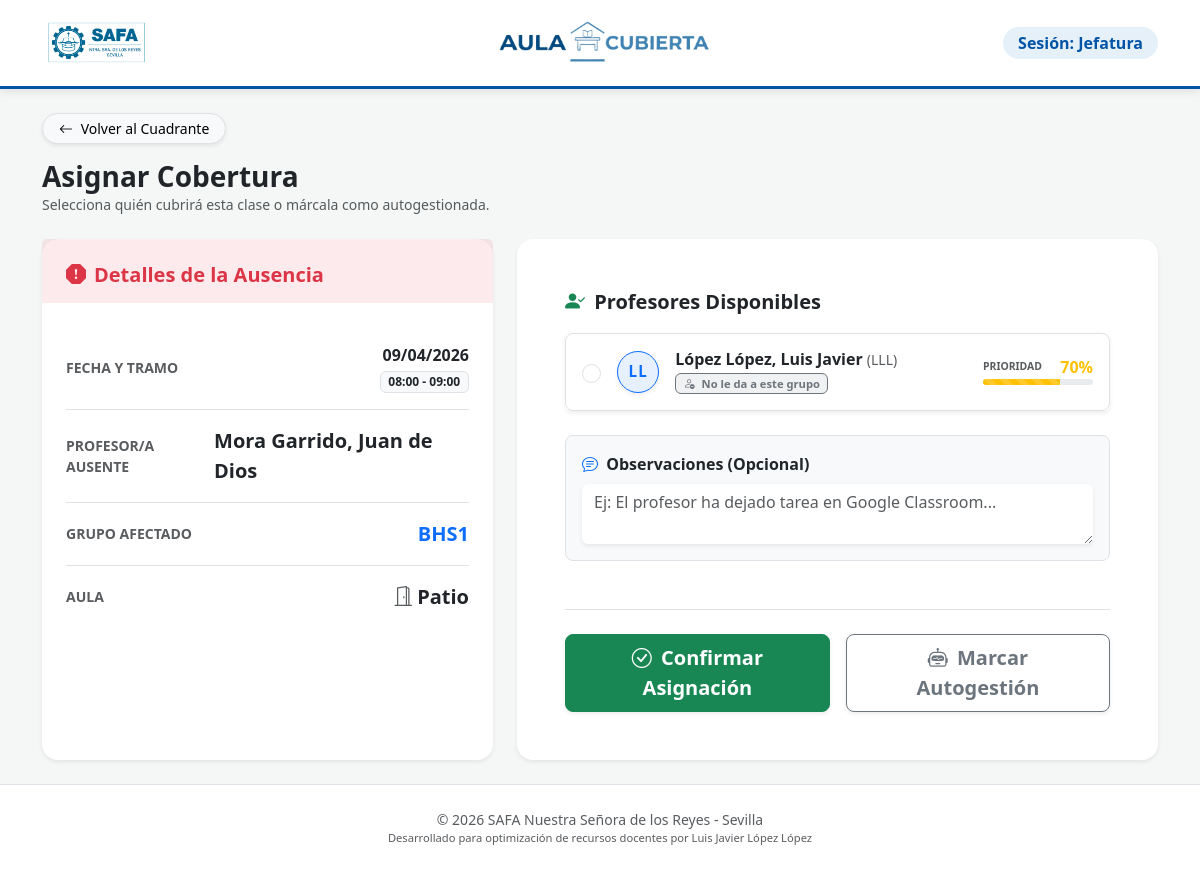
The page /asignar-guardia/6/ on the database its author committed.
### safa_guardias/models.py (models this page shows, shortened)
class RegistroGuardia(models.Model):
    ESTADO_CHOICES = [
        ('PENT', 'Pendiente'),
        ('COB', 'Cubierta'),
        ('AUTO', 'Autogestionada (Sin profesor)'),
    ]
    fecha = models.DateField(default=timezone.now)
    tramo_horario = models.ForeignKey(TramoHorario, on_delete=models.CASCADE)
    grupo = models.ForeignKey(Grupo, on_delete=models.CASCADE)
    aula = models.ForeignKey(Aula, on_delete=models.CASCADE)
    materia = models.ForeignKey(Materia, on_delete=models.CASCADE)
    profesor_ausente = models.ForeignKey(Profesor, on_delete=models.CASCADE, related_name='clases_perdidas')
    profesor_guardia = models.ForeignKey(Profesor, on_delete=models.SET_NULL, null=True, blank=True,
                                         related_name='guardias_atendidas')
    estado = models.CharField(max_length=4, choices=ESTADO_CHOICES, default='PENT')
    observaciones = models.TextField(blank=True)
    class Meta:
        verbose_name = "Registro de Guardia"
        verbose_name_plural = "Seguimiento de Guardias Diarias"
        unique_together = ['fecha', 'tramo_horario', 'grupo', 'profesor_ausente']

class TramoHorario(models.Model):
    DIAS_CHOICES = [
        ('L', 'Lunes'),
        ('M', 'Martes'),
        ('X', 'Miércoles'),
        ('J', 'Jueves'),
        ('V', 'Viernes'),
        ('S', 'Sábado'),
        ('D', 'Domingo'),
    ]
    hora_inicio = models.TimeField()
    hora_fin = models.TimeField()
    dia_semana = models.CharField(
        max_length=1,
        choices=DIAS_CHOICES,
        default='L'
    )
    class Meta:
        verbose_name = "Tramo Horario"
        verbose_name_plural = "Tramos Horarios"
        ordering = ['dia_semana', 'hora_inicio']

class Profesor(models.Model):
    nombre= models.CharField(max_length=100)
    apellidos = models.CharField(max_length=150)
    email = models.EmailField(unique=True)
    abreviatura = models.CharField(max_length=10, default='', unique=True)
    class Meta:
        ordering = ['apellidos', 'nombre']

class Grupo(models.Model):
    ETAPAS_CHOICES = [
        ('INF', 'Infantil'),
        ('PRI', 'Primaria'),
        ('ESO', 'ESO'),
        ('BAC', 'Bachillerato'),
        ('CIC', 'Ciclos'),
        ('OTR', 'Otros'),
    ]
    nombre = models.CharField(max_length=100)
    curso = models.CharField(max_length=250)
    etapa = models.CharField(
        max_length=3,
        choices=ETAPAS_CHOICES,
        default='ESO'
    )

class Aula(models.Model):
    nombre = models.CharField(max_length=100, unique=True)
    pabellon = models.CharField(max_length=250)
    abrev = models.CharField(max_length=10, default='', unique=True)

### safa_guardias/views.py (the view, shortened to what this page needs)
# urls.py: path('asignar-guardia/<int:registro_id>/', views.asignar_guardia, name='asignar_guardia'),
def asignar_guardia(request, registro_id):
    registro = get_object_or_404(RegistroGuardia, id=registro_id)
    disponibles_crudos = obtener_profesores_disponibles(registro.tramo_horario, registro.fecha)
    disponibles_con_porcentaje = calcular_porcentaje_compatibilidad(disponibles_crudos, registro, registro.fecha)
    context = {
        'registro': registro,
        'profesores_disponibles': disponibles_con_porcentaje,
    }
    return render(request, 'asignar_guardia.html', context)

### templates/asignar_guardia.html (shortened to what this page needs)
{% extends 'base.html' %}
{% block body %}
    <main class="container py-4">
        <div class="mb-4">
            <a href="{% url 'gestion_guardias_global' %}?fecha={{ registro.fecha|date:'Y-m-d' }}&tramo={{ registro.tramo_horario.id }}"
               class="btn btn-sm btn-light border shadow-sm rounded-pill px-3 mb-3">
                <i class="bi bi-arrow-left me-1"></i> Volver al Cuadrante
            </a>
            <h3 class="fw-bold mb-0">Asignar Cobertura</h3>
            <p class="text-muted small">Selecciona quién cubrirá esta clase o márcala como autogestionada.</p>
        </div>
        <div class="row g-4">
            <div class="col-lg-5">
                <div class="card border-0 shadow-sm rounded-4 h-100 position-sticky" style="top: 20px;">
                    <div class="card-header bg-danger bg-opacity-10 border-bottom-0 pt-4 pb-3 px-4">
                        <h5 class="fw-bold text-danger mb-0">
                            <i class="bi bi-exclamation-octagon-fill me-2"></i>Detalles de la Ausencia
                        </h5>
                    </div>
                    <div class="card-body px-4">
                        <ul class="list-group list-group-flush mt-2">
                            <li class="list-group-item px-0 py-3 d-flex justify-content-between align-items-center border-bottom">
                                <span class="text-muted small text-uppercase fw-bold">Fecha y Tramo</span>
                                <span class="fw-bold text-end">
                                {{ registro.fecha|date:"d/m/Y" }}<br>
                                <span class="badge bg-light text-dark border mt-1">
                                    {{ registro.tramo_horario.hora_inicio|time:"H:i" }} - {{ registro.tramo_horario.hora_fin|time:"H:i" }}
                                </span>
                            </span>
                            </li>
                            <li class="list-group-item px-0 py-3 d-flex justify-content-between align-items-center border-bottom">
                                <span class="text-muted small text-uppercase fw-bold">Profesor/a Ausente</span>
                                <span class="fw-bold fs-5 text-dark">{{ registro.profesor_ausente.apellidos }}, {{ registro.profesor_ausente.nombre }}</span>
                            </li>
                            <li class="list-group-item px-0 py-3 d-flex justify-content-between align-items-center border-bottom">
                                <span class="text-muted small text-uppercase fw-bold">Grupo Afectado</span>
                                <span class="fw-bold fs-5 text-primary">{{ registro.grupo.nombre }}</span>
                            </li>
                            <li class="list-group-item px-0 py-3 d-flex justify-content-between align-items-center border-0">
                                <span class="text-muted small text-uppercase fw-bold">Aula</span>
                                <span class="fw-bold fs-5"><i
                                        class="bi bi-door-open me-1 text-muted"></i>{{ registro.aula.abrev }}</span>
                            </li>
                        </ul>
                    </div>
                </div>
            </div>
            <div class="col-lg-7">
                <div class="card border-0 shadow-sm rounded-4 h-100">
                    <div class="card-body p-4 p-md-5">
                        <form method="post" action="{% url 'asignar_guardia' registro.id %}">
                            <div class="mb-4">
                                <label class="form-label fw-bold fs-5 mb-3">
                                    <i class="bi bi-person-check-fill text-success me-1"></i> Profesores Disponibles
                                </label>
                                {% if profesores_disponibles %}
                                    <div class="list-group shadow-sm border-0 gap-2">
                                        {% for profe in profesores_disponibles %}
                                            <label class="list-group-item rounded-3 border d-flex justify-content-between align-items-center p-3 cursor-pointer select-profe-hover">
                                                <div class="d-flex align-items-center gap-3">
                                                    <input class="form-check-input flex-shrink-0" type="radio"
                                                           name="profesor_id" value="{{ profe.id }}"
                                                           style="width: 1.2rem; height: 1.2rem;" required>
                                                    <div class="rounded-circle bg-primary bg-opacity-10 text-primary border border-primary d-none d-md-flex align-items-center justify-content-center fw-bold shadow-sm"
                                                         style="width: 42px; height: 42px; font-size: 0.95rem; letter-spacing: 1px;">
                                                        {{ profe.nombre|slice:":1" }}{{ profe.apellidos|slice:":1" }}
                                                    </div>
                                                    <div>
                                                        <h6 class="mb-1 fw-bold text-dark">{{ profe.apellidos }}, {{ profe.nombre }}
                                                            <span class="text-muted fw-normal small">({{ profe.abreviatura }})</span>
                                                        </h6>
                                                        <div class="d-flex flex-wrap gap-1 mt-1">
                                                            {% if profe.conoce_grupo %}
                                                                <span class="badge bg-success bg-opacity-10 text-success border border-success fw-semibold"
                                                                      style="font-size: 0.7rem;">
                    <i class="bi bi-star-fill me-1"></i> {{ profe.horas_grupo }}h con este grupo
                </span>
                                                            {% else %}
                                                                <span class="badge bg-secondary bg-opacity-10 text-secondary border border-secondary fw-semibold"
                                                                      style="font-size: 0.7rem;">
                    <i class="bi bi-person-dash me-1"></i> No le da a este grupo
                </span>
                                                            {% endif %}
                                                        </div>
                                                    </div>
                                                </div>
                                                <div class="text-end" style="min-width: 110px;">
                                                    <div class="d-flex justify-content-between align-items-end mb-1">
                                                        <small class="text-muted"
                                                               style="font-size: 0.65rem; text-transform: uppercase; font-weight: 700;">Prioridad</small>
                                                        <span class="fw-bold fs-6 lh-1
                                                        {% if profe.porcentaje >= 80 %}text-success
                                                        {% elif profe.porcentaje >= 50 %}text-warning
                                                        {% else %}text-danger{% endif %}">
                                                        {{ profe.porcentaje }}%
                                                    </span>
                                                    </div>
                                                    <div class="progress" style="height: 6px; border-radius: 10px;">
                                                        <div class="progress-bar progress-bar-striped progress-bar-animated
                                                        {% if profe.porcentaje >= 80 %}bg-success
                                                        {% elif profe.porcentaje >= 50 %}bg-warning
                                                        {% else %}bg-danger{% endif %}"
                                                             role="progressbar"
                                                             style="width: {{ profe.porcentaje }}%"
                                                             aria-valuenow="{{ profe.porcentaje }}"
                                                             aria-valuemin="0"
                                                             aria-valuemax="100">
                                                        </div>
                                                    </div>
                                                </div>
                                            </label>
                                        {% endfor %}
                                    </div>
                                {% endif %}
                            </div>
                            <div class="mb-5 bg-light p-3 rounded-3 border">
                                <label for="observaciones" class="form-label fw-bold text-dark">
                                    <i class="bi bi-chat-text text-primary me-1"></i> Observaciones (Opcional)
                                </label>
                                <textarea name="observaciones" id="observaciones" rows="2"
                                          class="form-control border-0 shadow-sm"
                                          placeholder="Ej: El profesor ha dejado tarea en Google Classroom..."></textarea>
                            </div>
                            <div class="d-flex flex-column flex-md-row gap-3 mt-auto border-top pt-4">
                                {% if profesores_disponibles %}
                                    <button type="submit" class="btn btn-success btn-lg flex-grow-1 shadow-sm fw-bold">
                                        <i class="bi bi-check-circle me-1"></i> Confirmar Asignación
                                    </button>
                                {% endif %}
                                <button type="submit" name="autogestion" value="1"
                                        class="btn btn-outline-secondary btn-lg shadow-sm fw-bold px-4"
                                        onclick="document.querySelectorAll('input[name=profesor_id]').forEach(el => el.removeAttribute('required'));">
                                    <i class="bi bi-robot me-1"></i> Marcar Autogestión
                                </button>
                            </div>
                        </form>
                    </div>
                </div>
            </div>
        </div>
    </main>
{% endblock %}

### static/css/global.css (style rules this page uses)
:root { --safa-blue: #0054a6; --safa-light-blue: #e6f0f9; --safa-accent: #f39c12; --safa-success: #28a745; --safa-warning: #ffc107; --safa-danger: #dc3545; }
body { background-color: #f4f7f6; font-family: 'Segoe UI', Roboto, sans-serif; }

### templates/asignar_guardia.html (style rules this page uses)
.select-profe-hover { transition: all 0.2s ease-in-out; }

### rows shown on the page
RegistroGuardia: fecha "09/04/2026", tramo_horario.hora_inicio "08:00", tramo_horario.hora_fin "09:00", profesor_ausente.apellidos "Mora Garrido", profesor_ausente.nombre "Juan de Dios", grupo.nombre "BHS1", aula.abrev "Patio"
Profesor: nombre "L", apellidos "L", apellidos "López López", nombre "Luis Javier", abreviatura "LLL", shows "No le da a este grupo", porcentaje "70"
